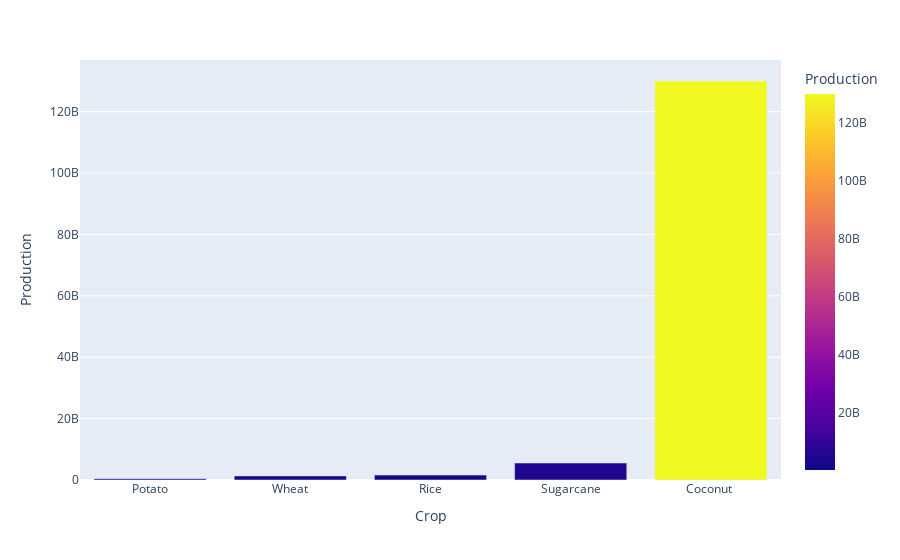

Notebook source saved alongside this figure:
### Markdown cell above
## Top Crops that are produced in India

### Code cell
temp = data.groupby(by='Crop')['Production'].sum().reset_index().sort_values(by='Production')
px.bar(temp.tail(5), 'Crop', 'Production', color='Production')

### Figure 1 — Plotly figure (JSON) as saved in the notebook; plotly's stock layout.template omitted (floating-point values rounded to 4 significant figures)
{"data": [{"alignmentgroup": "True", "hovertemplate": "Crop=%{x}<br>Production=%{marker.color}<extra></extra>", "legendgroup": "", "marker": {"color": [424800000.0, 1333000000.0, 1605000000.0, 5536000000.0, 130000000000.0], "coloraxis": "coloraxis", "pattern": {"shape": ""}}, "name": "", "offsetgroup": "", "orientation": "v", "showlegend": false, "textposition": "auto", "type": "bar", "x": ["Potato", "Wheat", "Rice", "Sugarcane", "Coconut "], "xaxis": "x", "y": [424800000.0, 1333000000.0, 1605000000.0, 5536000000.0, 130000000000.0], "yaxis": "y"}], "layout": {"barmode": "relative", "coloraxis": {"colorbar": {"title": {"text": "Production"}}, "colorscale": [[0, "#0d0887"], [0.1111, "#46039f"], [0.2222, "#7201a8"], [0.3333, "#9c179e"], [0.4444, "#bd3786"], [0.5556, "#d8576b"], [0.6667, "#ed7953"], [0.7778, "#fb9f3a"], [0.8889, "#fdca26"], [1, "#f0f921"]]}, "legend": {"tracegroupgap": 0}, "margin": {"t": 60}, "xaxis": {"anchor": "y", "domain": [0, 1], "title": {"text": "Crop"}}, "yaxis": {"anchor": "x", "domain": [0, 1], "title": {"text": "Production"}}}}
